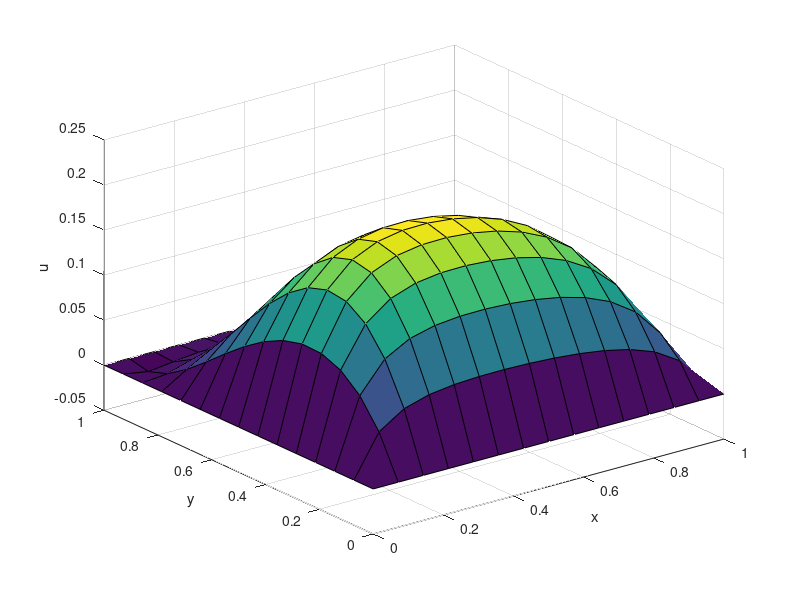

Source code (MATLAB):
%%
clc;clear;

%%
z=importdata('output.txt');
[n,m]=size(z);
x=linspace(0,1,n);
y=linspace(0,1,m);

surf(x,y,z);
xlabel('x');
ylabel('y');
zlabel('u');